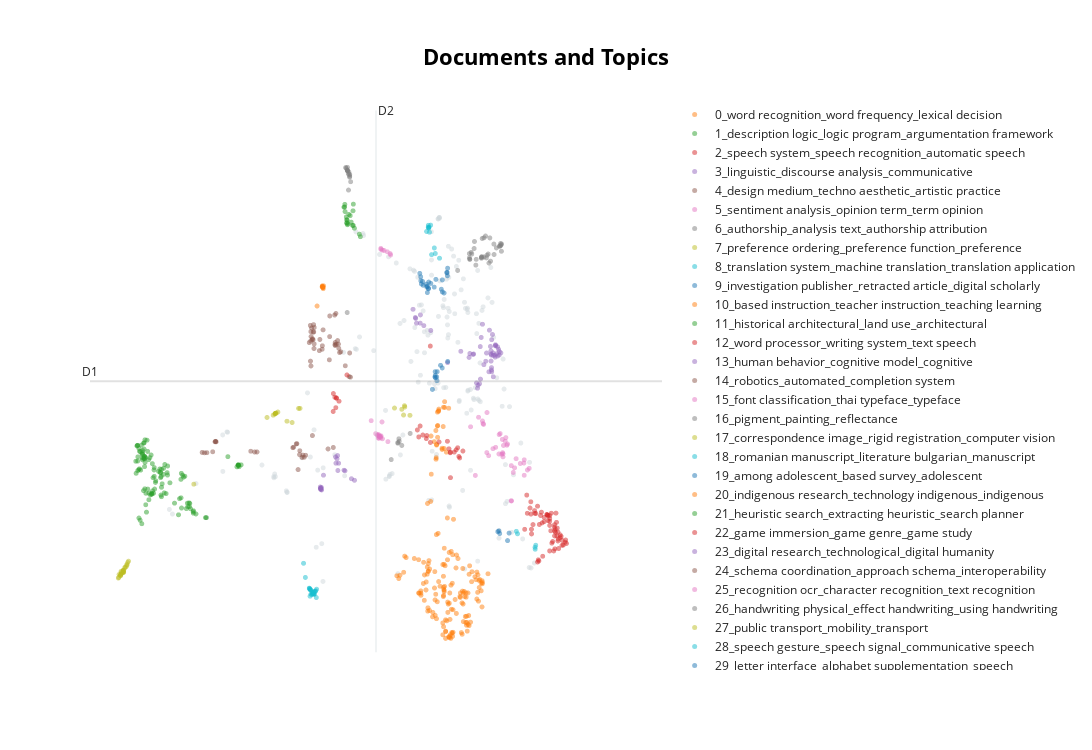

Here is the notebook cell this chart was saved with:
### Markdown cell above
Visualize documents and their topics in 2D.

### Code cell
tools.plot_topics_of_documents(texts=texts, topic_model=my_model)

### Figure 1 — Plotly figure (JSON) as saved in the notebook; plotly's stock layout.template omitted (floating-point values rounded to 4 significant figures; data arrays with more than 128 entries replaced by an {"elided": "..."} marker saying what was removed)
{"data": [{"hoverinfo": "text", "marker": {"color": "#CFD8DC", "opacity": 0.5, "size": 5}, "mode": "markers+text", "name": "other", "showlegend": false, "type": "scattergl", "x": {"elided": "163 float values"}, "y": {"elided": "163 float values"}}, {"hoverinfo": "text", "marker": {"opacity": 0.5, "size": 5}, "mode": "markers+text", "name": "0_word recognition_word frequency_lexical decision", "text": {"elided": "141 str values"}, "textfont": {"size": 12}, "type": "scattergl", "x": {"elided": "141 float values"}, "y": {"elided": "141 float values"}}, {"hoverinfo": "text", "marker": {"opacity": 0.5, "size": 5}, "mode": "markers+text", "name": "1_description logic_logic program_argumentation framework", "text": ["", "", "", "", "", "", "", "", "", "", "", "", "", "", "", "", "", "", "", "", "", "", "", "", "", "", "", "", "", "", "", "", "", "", "", "", "", "", "", "", "", "", "", "", "", "", "", "", "", "", "", "", "", "", "", "", "", "", "", "", "", "", "", "", "", "", "", "", "", "", "", "", "", "", "", "", "", "", "", "", "", "", "", "", "", "", "", "", "", "", "", "", "", "", "", "", "", "", "", "", "", "", "", "", "", "", ""], "textfont": {"size": 12}, "type": "scattergl", "x": [4.488, 4.616, 5.282, 4.529, 4.871, 5.045, 4.983, 5.949, 5.683, 5.477, 4.706, 4.853, 5.134, 5.123, 4.455, 4.626, 4.554, 5.001, 5.073, 4.73, 5.743, 5.611, 4.828, 5.06, 4.588, 4.489, 5.183, 4.516, 4.751, 5.602, 4.568, 4.845, 4.821, 4.493, 5.537, 4.639, 5.967, 4.637, 4.974, 4.643, 4.528, 4.842, 4.629, 5.626, 5.422, 4.659, 4.778, 5.42, 4.845, 4.786, 5.429, 4.542, 4.647, 4.99, 4.448, 4.665, 4.593, 4.583, 5.13, 4.725, 5.433, 5.001, 4.995, 4.589, 5.596, 4.646, 4.481, 4.729, 4.577, 4.615, 4.549, 4.797, 4.512, 4.633, 5.457, 4.69, 4.628, 4.704, 5.568, 4.594, 4.62, 4.678, 4.804, 5.689, 4.761, 4.637, 4.488, 4.985, 4.592, 4.939, 4.81, 5.015, 5.391, 5.689, 4.965, 4.662, 4.515, 5.505, 5.368, 5.0, 4.878, 4.791, 5.559, 4.626, 5.1, 5.042, 4.473], "y": [1.632, 1.668, 0.6972, 1.535, 1.033, 1.261, 1.111, 0.4634, 0.5584, 1.118, 0.9245, 0.9251, 1.298, 1.19, 1.18, 1.571, 1.232, 1.243, 1.322, 0.7523, 0.5229, 0.6921, 0.8571, 0.8633, 1.428, 1.223, 1.026, 1.582, 1.432, 0.6414, 1.636, 1.272, 1.109, 1.445, 0.609, 1.453, 0.4635, 1.288, 1.193, 0.9299, 1.252, 1.234, 1.674, 0.6076, 0.7835, 1.434, 1.475, 1.082, 1.131, 0.8406, 1.179, 0.421, 1.356, 0.8279, 1.375, 0.857, 1.485, 1.49, 1.152, 1.4, 0.6185, 0.9541, 1.129, 1.399, 0.7024, 1.721, 1.63, 0.8582, 0.3645, 0.8997, 1.53, 0.8465, 1.239, 1.454, 1.15, 1.715, 1.437, 1.534, 0.6418, 1.546, 1.423, 0.5519, 1.336, 0.5748, 0.8309, 1.411, 1.379, 1.192, 1.511, 1.212, 0.8962, 1.01, 0.7699, 0.5347, 1.25, 0.6714, 0.4563, 1.132, 0.509, 0.8016, 1.059, 0.856, 0.6974, 1.419, 0.8518, 1.163, 1.623]}, {"hoverinfo": "text", "marker": {"opacity": 0.5, "size": 5}, "mode": "markers+text", "name": "2_speech system_speech recognition_automatic speech", "text": ["", "", "", "", "", "", "", "", "", "", "", "", "", "", "", "", "", "", "", "", "", "", "", "", "", "", "", "", "", "", "", "", "", "", "", "", "", "", "", "", "", "", "", "", "", "", "", "", "", "", "", "", "", "", "", "", "", "", "", "", "", ""], "textfont": {"size": 12}, "type": "scattergl", "x": [13.47, 13.25, 13.1, 12.88, 13.14, 13.07, 13.19, 13.66, 13.17, 13.13, 13.72, 13.63, 13.04, 13.33, 13.55, 13.47, 13.5, 13.33, 13.54, 13.3, 13.32, 13.51, 12.97, 13.52, 13.1, 12.96, 13.48, 12.94, 13.47, 13.24, 12.87, 13.36, 13.21, 13.61, 13.2, 13.71, 13.04, 13.49, 12.97, 13.12, 12.83, 13.45, 13.0, 13.56, 13.43, 13.36, 13.41, 13.36, 13.48, 13.7, 13.4, 13.59, 13.59, 13.54, 13.39, 13.36, 12.96, 13.36, 13.63, 13.53, 13.31, 13.46], "y": [0.1678, 0.4677, -0.2533, 0.5336, 0.3527, 0.5309, 0.5514, 0.02005, 0.498, -0.2376, 0.04523, 0.0949, 0.5329, 0.4158, 0.1176, 0.3487, 0.536, 0.4966, 0.2284, 0.5141, 0.5004, 0.3868, 0.2755, 0.1662, 0.6482, 0.7194, -0.04108, 0.6187, 0.2478, 0.3987, 0.8275, 0.3377, -0.161, 0.1603, 0.3787, 0.1005, 0.5768, 0.2266, 0.2003, -0.2188, 0.2747, -0.07465, 0.3508, -0.03589, 0.07694, 0.4065, 0.05107, 0.4967, 0.2778, 0.06567, 0.5346, 0.1844, 0.1381, 0.08664, 0.251, 0.4508, 0.5205, -0.07436, 0.01512, 0.2939, 0.5125, 0.3099]}, {"hoverinfo": "text", "marker": {"opacity": 0.5, "size": 5}, "mode": "markers+text", "name": "3_linguistic_discourse analysis_communicative", "text": ["", "", "", "", "", "", "", "", "", "", "", "", "", "", "", "", "", "", "", "", "", "", "", "", "", "", "", "", "", "", "", "", "", "", "", "", "", "", "", "", "", "", "", ""], "textfont": {"size": 12}, "type": "scattergl", "x": [11.89, 11.45, 12.13, 11.72, 11.82, 12.15, 12.11, 11.63, 12.18, 12.11, 11.99, 12.1, 12.28, 11.16, 12.26, 12.07, 11.87, 12.2, 11.81, 12.1, 12.1, 12.28, 12.19, 12.19, 11.87, 11.92, 12.24, 12.24, 11.85, 12.11, 12.15, 12.31, 11.79, 12.05, 11.71, 11.95, 12.1, 11.64, 12.11, 12.09, 12.22, 12.15, 12.0, 12.19], "y": [3.376, 3.152, 3.424, 3.108, 2.603, 2.74, 2.849, 3.053, 3.087, 2.888, 2.991, 2.994, 3.148, 2.969, 3.185, 3.493, 2.703, 3.245, 2.556, 3.159, 3.108, 3.092, 3.257, 3.058, 3.228, 3.589, 3.076, 3.223, 2.628, 3.34, 3.085, 3.126, 2.64, 2.821, 3.102, 2.936, 3.092, 3.116, 2.82, 3.231, 3.114, 3.124, 3.124, 3.24]}, {"hoverinfo": "text", "marker": {"opacity": 0.5, "size": 5}, "mode": "markers+text", "name": "4_design medium_techno aesthetic_artistic practice", "text": ["", "", "", "", "", "", "", "", "", "", "", "", "", "", "", "", "", "", "", "", "", "", "", "", "", "", "", "", "", "", "", "", "", "", "", "", "", "", "", ""], "textfont": {"size": 12}, "type": "scattergl", "x": [8.402, 8.253, 8.482, 8.247, 8.795, 8.27, 8.235, 8.208, 8.461, 9.072, 8.224, 8.821, 8.74, 8.287, 8.961, 8.864, 8.278, 8.414, 8.22, 8.743, 8.292, 8.813, 8.215, 9.055, 8.626, 8.185, 8.267, 8.758, 9.045, 8.282, 8.22, 8.839, 8.624, 8.743, 8.617, 8.732, 8.21, 8.467, 8.29, 8.767], "y": [3.163, 3.355, 3.498, 3.34, 3.325, 3.465, 3.528, 3.57, 3.184, 2.735, 3.391, 3.201, 3.261, 3.197, 2.918, 3.145, 3.583, 3.343, 3.47, 3.294, 3.536, 3.268, 3.318, 3.125, 3.723, 3.293, 3.341, 3.763, 2.742, 3.464, 2.915, 3.132, 3.389, 3.246, 3.014, 3.738, 2.993, 3.241, 3.271, 3.263]}, {"hoverinfo": "text", "marker": {"opacity": 0.5, "size": 5}, "mode": "markers+text", "name": "5_sentiment analysis_opinion term_term opinion", "text": ["", "", "", "", "", "", "", "", "", "", "", "", "", "", "", "", "", "", "", "", "", "", "", "", "", "", "", "", "", "", "", "", "", "", "", ""], "textfont": {"size": 12}, "type": "scattergl", "x": [12.61, 12.81, 12.88, 12.01, 11.66, 12.01, 12.64, 11.76, 12.73, 12.82, 12.44, 12.41, 11.94, 12.27, 12.92, 12.36, 11.92, 12.42, 12.2, 12.3, 12.35, 12.34, 12.82, 12.37, 12.33, 12.45, 12.14, 12.54, 12.54, 12.53, 12.36, 12.27, 12.05, 11.83, 12.58, 11.93], "y": [1.268, 1.345, 1.233, 1.514, 1.932, 2.162, 1.416, 1.146, 1.338, 1.148, 1.633, 1.698, 1.97, 1.492, 1.26, 1.446, 2.025, 1.756, 1.6, 1.822, 1.514, 1.728, 1.398, 1.63, 1.487, 1.653, 1.578, 1.304, 0.7339, 0.7355, 1.497, 1.806, 1.465, 2.086, 1.193, 1.984]}, {"hoverinfo": "text", "marker": {"opacity": 0.5, "size": 5}, "mode": "markers+text", "name": "6_authorship_analysis text_authorship attribution", "text": ["", "", "", "", "", "", "", "", "", "", "", "", "", "", "", "", "", "", "", "", "", "", "", "", "", "", "", "", "", "", "", "", "", "", "", ""], "textfont": {"size": 12}, "type": "scattergl", "x": [11.67, 12.0, 12.33, 11.9, 11.69, 12.32, 12.3, 11.98, 11.63, 11.89, 11.9, 12.22, 11.89, 12.09, 12.16, 11.78, 12.07, 12.32, 11.38, 12.17, 11.63, 11.91, 12.31, 12.28, 11.77, 11.64, 12.06, 11.74, 9.001, 11.95, 11.64, 11.74, 11.95, 12.04, 12.01, 12.29], "y": [4.751, 4.662, 4.887, 4.682, 4.725, 4.769, 4.86, 5.015, 4.661, 4.656, 4.675, 4.823, 4.669, 4.609, 4.885, 4.638, 4.985, 4.872, 4.459, 4.717, 4.731, 4.976, 4.894, 4.849, 4.545, 4.643, 4.579, 4.814, 3.778, 4.986, 4.638, 4.927, 4.676, 4.724, 4.705, 4.85]}, {"hoverinfo": "text", "marker": {"opacity": 0.5, "size": 5}, "mode": "markers+text", "name": "7_preference ordering_preference function_preference", "text": ["", "", "", "", "", "", "", "", "", "", "", "", "", "", "", "", "", "", "", "", "", "", "", "", "", ""], "textfont": {"size": 12}, "type": "scattergl", "x": [4.122, 4.188, 4.131, 4.18, 5.697, 4.171, 4.213, 4.143, 4.187, 4.088, 4.17, 4.178, 4.254, 4.083, 4.178, 4.241, 4.137, 4.217, 4.256, 4.185, 4.273, 4.117, 4.072, 4.117, 4.291, 4.129], "y": [-0.4762, -0.3909, -0.405, -0.3987, 1.004, -0.4264, -0.3491, -0.4162, -0.4214, -0.4549, -0.4184, -0.385, -0.2937, -0.5034, -0.3883, -0.3296, -0.4421, -0.336, -0.3057, -0.413, -0.2629, -0.4685, -0.5129, -0.4635, -0.2401, -0.4496]}, {"hoverinfo": "text", "marker": {"opacity": 0.5, "size": 5}, "mode": "markers+text", "name": "8_translation system_machine translation_translation application", "text": ["", "", "", "", "", "", "", "", "", "", "", "", "", "", "", "", "", "", "", "", "", "", "", "", "", ""], "textfont": {"size": 12}, "type": "scattergl", "x": [8.187, 8.199, 8.101, 8.249, 8.255, 8.302, 8.27, 8.265, 8.294, 8.337, 8.206, 8.315, 8.271, 8.202, 8.202, 8.29, 8.222, 8.062, 8.285, 8.239, 8.343, 8.242, 8.214, 8.185, 8.323, 8.277], "y": [-0.6816, -0.6878, -0.5034, -0.7421, -0.7697, -0.7313, -0.7327, -0.7614, -0.7727, -0.8287, -0.6985, -0.7286, -0.7653, -0.7011, -0.8074, -0.7763, -0.774, -0.2753, -0.7735, -0.7809, -0.6934, -0.7521, -0.7019, -0.6767, -0.7177, -0.7396]}, {"hoverinfo": "text", "marker": {"opacity": 0.5, "size": 5}, "mode": "markers+text", "name": "9_investigation publisher_retracted article_digital scholarly", "text": ["", "", "", "", "", "", "", "", "", "", "", "", "", "", "", "", "", "", "", "", "", "", "", ""], "textfont": {"size": 12}, "type": "scattergl", "x": [11.15, 11.16, 11.05, 10.59, 10.76, 11.05, 10.6, 10.73, 10.72, 10.72, 10.91, 10.64, 11.17, 10.57, 10.75, 10.7, 10.62, 10.59, 11.03, 11.09, 10.88, 11.16, 10.75, 10.8], "y": [4.426, 4.373, 4.306, 4.292, 4.271, 4.111, 4.241, 4.101, 4.202, 4.195, 4.314, 4.219, 4.495, 4.412, 4.161, 4.238, 4.282, 4.356, 4.156, 4.095, 4.189, 4.425, 4.173, 4.25]}, {"hoverinfo": "text", "marker": {"opacity": 0.5, "size": 5}, "mode": "markers+text", "name": "10_based instruction_teacher instruction_teaching learning", "text": ["", "", "", "", "", "", "", "", "", "", "", "", "", "", "", "", "", "", "", "", "", "", "", ""], "textfont": {"size": 12}, "type": "scattergl", "x": [10.93, 10.93, 10.92, 10.91, 11.07, 11.1, 10.97, 11.09, 10.81, 11.05, 10.92, 10.97, 11.14, 11.19, 10.81, 11.05, 10.94, 10.88, 10.95, 10.95, 10.98, 10.95, 11.1, 11.08], "y": [1.637, 1.645, 1.407, 1.871, 1.935, 2.244, 2.181, 1.581, 1.782, 1.566, 1.431, 2.192, 1.522, 2.232, 1.165, 1.586, 1.946, 1.691, 1.762, 2.169, 2.218, 1.952, 2.337, 2.248]}, {"hoverinfo": "text", "marker": {"opacity": 0.5, "size": 5}, "mode": "markers+text", "name": "11_historical architectural_land use_architectural", "text": ["", "", "", "", "", "", "", "", "", "", "", "", "", "", "", "", "", "", "", "", ""], "textfont": {"size": 12}, "type": "scattergl", "x": [9.134, 9.117, 9.088, 8.946, 8.992, 8.957, 9.264, 9.02, 9.157, 9.006, 8.999, 8.932, 9.285, 8.995, 9.127, 8.99, 9.133, 8.982, 8.951, 9.067, 9.039], "y": [5.53, 5.187, 5.239, 5.485, 5.277, 5.41, 5.045, 5.212, 5.141, 5.197, 5.276, 5.482, 5.004, 5.231, 5.423, 5.223, 5.186, 5.323, 5.527, 5.345, 5.364]}, {"hoverinfo": "text", "marker": {"opacity": 0.5, "size": 5}, "mode": "markers+text", "name": "12_word processor_writing system_text speech", "text": ["", "", "", "", "", "", "", "", "", "", "", "", "", "", "", "", "", "", "", ""], "textfont": {"size": 12}, "type": "scattergl", "x": [10.51, 11.41, 11.31, 10.79, 10.79, 11.23, 11.38, 11.49, 10.98, 11.35, 11.22, 11.42, 10.71, 10.72, 11.19, 10.54, 11.22, 10.57, 11.16, 10.63], "y": [1.881, 1.452, 1.523, 1.679, 3.236, 1.11, 1.593, 1.54, 1.686, 1.559, 1.512, 1.429, 1.742, 1.79, 1.576, 1.768, 1.521, 1.944, 1.697, 1.798]}, {"hoverinfo": "text", "marker": {"opacity": 0.5, "size": 5}, "mode": "markers+text", "name": "13_human behavior_cognitive model_cognitive", "text": ["", "", "", "", "", "", "", "", "", "", "", "", "", "", "", "", "", "", "", ""], "textfont": {"size": 12}, "type": "scattergl", "x": [8.428, 8.801, 8.934, 8.953, 9.093, 8.795, 8.781, 8.427, 8.446, 9.159, 8.818, 8.451, 8.441, 8.76, 8.751, 8.434, 8.427, 8.422, 8.491, 8.433], "y": [0.9365, 1.225, 1.23, 1.22, 1.093, 1.466, 1.414, 0.9355, 0.9515, 1.067, 1.343, 0.9108, 0.9189, 1.343, 1.445, 0.9419, 0.9213, 0.9578, 1.149, 0.9378]}, {"hoverinfo": "text", "marker": {"opacity": 0.5, "size": 5}, "mode": "markers+text", "name": "14_robotics_automated_completion system", "text": ["", "", "", "", "", "", "", "", "", "", "", "", "", "", "", "", ""], "textfont": {"size": 12}, "type": "scattergl", "x": [7.981, 7.008, 8.075, 7.847, 8.047, 8.03, 7.918, 8.59, 7.059, 7.976, 8.107, 7.906, 8.252, 7.83, 7.944, 8.702, 6.925], "y": [1.545, 1.524, 1.439, 1.601, 1.474, 1.437, 1.659, 1.574, 1.525, 1.481, 1.472, 1.656, 1.79, 1.594, 1.24, 1.598, 1.537]}, {"hoverinfo": "text", "marker": {"opacity": 0.5, "size": 5}, "mode": "markers+text", "name": "15_font classification_thai typeface_typeface", "text": ["", "", "", "", "", "", "", "", "", "", "", "", "", "", "", "", ""], "textfont": {"size": 12}, "type": "scattergl", "x": [9.684, 9.879, 9.67, 9.668, 9.616, 9.649, 9.752, 9.706, 9.676, 9.701, 9.692, 9.661, 9.722, 9.73, 9.518, 9.761, 9.725], "y": [1.745, 1.692, 1.752, 1.784, 1.821, 1.799, 2.01, 1.777, 1.806, 1.784, 1.771, 1.797, 1.77, 1.786, 2.03, 1.738, 1.753]}, {"hoverinfo": "text", "marker": {"opacity": 0.5, "size": 5}, "mode": "markers+text", "name": "16_pigment_painting_reflectance", "text": ["", "", "", "", "", "", "", "", "", "", "", "", "", "", ""], "textfont": {"size": 12}, "type": "scattergl", "x": [9.041, 9.057, 8.969, 9.077, 9.054, 9.008, 9.006, 9.037, 9.03, 8.978, 9.006, 9.057, 9.007, 9.025, 9.009], "y": [6.006, 6.012, 6.122, 5.893, 5.967, 6.077, 6.081, 6.052, 5.758, 6.111, 6.073, 5.981, 6.126, 6.027, 6.066]}, {"hoverinfo": "text", "marker": {"opacity": 0.5, "size": 5}, "mode": "markers+text", "name": "17_correspondence image_rigid registration_computer vision", "text": ["", "", "", "", "", "", "", "", "", "", "", "", ""], "textfont": {"size": 12}, "type": "scattergl", "x": [7.705, 7.407, 7.455, 7.508, 7.954, 7.815, 7.444, 7.474, 7.449, 7.985, 7.455, 7.458, 7.275], "y": [2.022, 2.119, 2.148, 2.17, 2.229, 2.0, 2.138, 2.154, 2.148, 2.229, 2.147, 2.149, 2.083]}, {"hoverinfo": "text", "marker": {"opacity": 0.5, "size": 5}, "mode": "markers+text", "name": "18_romanian manuscript_literature bulgarian_manuscript", "text": ["", "", "", "", "", "", "", "", "", "", "", ""], "textfont": {"size": 12}, "type": "scattergl", "x": [10.77, 10.8, 10.76, 10.76, 10.75, 10.71, 10.99, 10.9, 10.75, 10.88, 10.77, 10.82], "y": [5.076, 5.191, 5.148, 5.144, 5.189, 5.089, 4.657, 4.733, 5.159, 4.822, 5.158, 4.715]}, {"hoverinfo": "text", "marker": {"opacity": 0.5, "size": 5}, "mode": "markers+text", "name": "19_among adolescent_based survey_adolescent", "text": ["", "", "", "", "", "", "", "", "", "", ""], "textfont": {"size": 12}, "type": "scattergl", "x": [11.17, 10.9, 10.94, 10.94, 10.9, 10.84, 10.9, 11.05, 10.93, 11.01, 10.89], "y": [2.988, 2.823, 2.678, 2.823, 2.761, 2.536, 2.724, 2.883, 2.737, 2.925, 2.739]}, {"hoverinfo": "text", "marker": {"opacity": 0.5, "size": 5}, "mode": "markers+text", "name": "20_indigenous research_technology indigenous_indigenous", "text": ["", "", "", "", "", "", "", "", "", ""], "textfont": {"size": 12}, "type": "scattergl", "x": [8.462, 8.473, 8.485, 8.493, 8.481, 8.466, 8.468, 8.479, 8.353, 8.47], "y": [4.194, 4.188, 4.164, 4.209, 4.185, 4.209, 4.203, 4.181, 3.884, 4.191]}, {"hoverinfo": "text", "marker": {"opacity": 0.5, "size": 5}, "mode": "markers+text", "name": "21_heuristic search_extracting heuristic_search planner", "text": ["", "", "", "", "", "", "", "", "", ""], "textfont": {"size": 12}, "type": "scattergl", "x": [6.628, 6.431, 6.655, 6.651, 6.657, 6.717, 6.673, 6.664, 6.66, 6.658], "y": [1.284, 1.449, 1.316, 1.315, 1.307, 1.317, 1.286, 1.314, 1.309, 1.311]}, {"hoverinfo": "text", "marker": {"opacity": 0.5, "size": 5}, "mode": "markers+text", "name": "22_game immersion_game genre_game study", "text": ["", "", "", "", "", "", "", ""], "textfont": {"size": 12}, "type": "scattergl", "x": [8.996, 8.772, 8.7, 8.704, 8.736, 8.757, 8.825, 8.766], "y": [2.769, 2.396, 2.179, 2.469, 2.409, 2.241, 2.345, 2.397]}, {"hoverinfo": "text", "marker": {"opacity": 0.5, "size": 5}, "mode": "markers+text", "name": "23_digital research_technological_digital humanity", "text": ["", "", "", "", "", "", "", ""], "textfont": {"size": 12}, "type": "scattergl", "x": [10.5, 10.42, 10.47, 10.48, 10.58, 10.58, 10.8, 10.65], "y": [3.606, 3.831, 3.698, 3.684, 3.607, 3.74, 3.489, 3.567]}, {"hoverinfo": "text", "marker": {"opacity": 0.5, "size": 5}, "mode": "markers+text", "name": "24_schema coordination_approach schema_interoperability", "text": ["", "", "", "", "", "", "", ""], "textfont": {"size": 12}, "type": "scattergl", "x": [6.105, 5.877, 5.929, 6.165, 6.179, 5.979, 6.156, 6.167], "y": [1.528, 1.518, 1.511, 1.693, 1.689, 1.513, 1.69, 1.697]}, {"hoverinfo": "text", "marker": {"opacity": 0.5, "size": 5}, "mode": "markers+text", "name": "25_recognition ocr_character recognition_text recognition", "text": ["", "", "", "", "", "", ""], "textfont": {"size": 12}, "type": "scattergl", "x": [9.729, 9.796, 9.926, 9.76, 9.727, 9.864, 9.937], "y": [4.8, 4.782, 4.731, 4.786, 4.816, 4.761, 4.709]}, {"hoverinfo": "text", "marker": {"opacity": 0.5, "size": 5}, "mode": "markers+text", "name": "26_handwriting physical_effect handwriting_using handwriting", "text": ["", "", "", "", "", "", ""], "textfont": {"size": 12}, "type": "scattergl", "x": [10.36, 10.12, 10.09, 9.95, 10.12, 10.18, 10.09], "y": [1.825, 1.698, 1.666, 1.402, 1.738, 1.63, 1.677]}, {"hoverinfo": "text", "marker": {"opacity": 0.5, "size": 5}, "mode": "markers+text", "name": "27_public transport_mobility_transport", "text": ["", "", "", "", "", ""], "textfont": {"size": 12}, "type": "scattergl", "x": [10.18, 10.24, 10.22, 10.02, 10.35, 10.24], "y": [2.214, 2.273, 2.122, 2.235, 2.117, 2.252]}, {"hoverinfo": "text", "marker": {"opacity": 0.5, "size": 5}, "mode": "markers+text", "name": "28_speech gesture_speech signal_communicative speech", "text": ["", "", "", "", ""], "textfont": {"size": 12}, "type": "scattergl", "x": [13.06, 13.05, 13.05, 12.65, 12.67], "y": [0.01759, -0.04792, -0.0161, 0.2424, 0.202]}, {"hoverinfo": "text", "marker": {"opacity": 0.5, "size": 5}, "mode": "markers+text", "name": "29_letter interface_alphabet supplementation_speech", "text": ["", "", "", "", ""], "textfont": {"size": 12}, "type": "scattergl", "x": [12.27, 12.49, 12.29, 12.46, 12.25], "y": [0.2492, 0.2133, 0.2058, 0.09224, 0.2366]}], "layout": {"annotations": [{"showarrow": false, "text": "D1", "x": 3.461, "y": 2.666, "yshift": 10}, {"showarrow": false, "text": "D2", "x": 9.622, "xshift": 10, "y": 7.044}], "height": 750, "shapes": [{"line": {"color": "#CFD8DC", "width": 2}, "type": "line", "x0": 9.622, "x1": 9.622, "y0": -1.712, "y1": 7.044}, {"line": {"color": "#9E9E9E", "width": 2}, "type": "line", "x0": 3.461, "x1": 15.78, "y0": 2.666, "y1": 2.666}], "title": {"font": {"color": "Black", "size": 22}, "text": "<b>Documents and Topics</b>", "x": 0.5, "xanchor": "center", "yanchor": "top"}, "width": 1200, "xaxis": {"visible": false}, "yaxis": {"visible": false}}}
